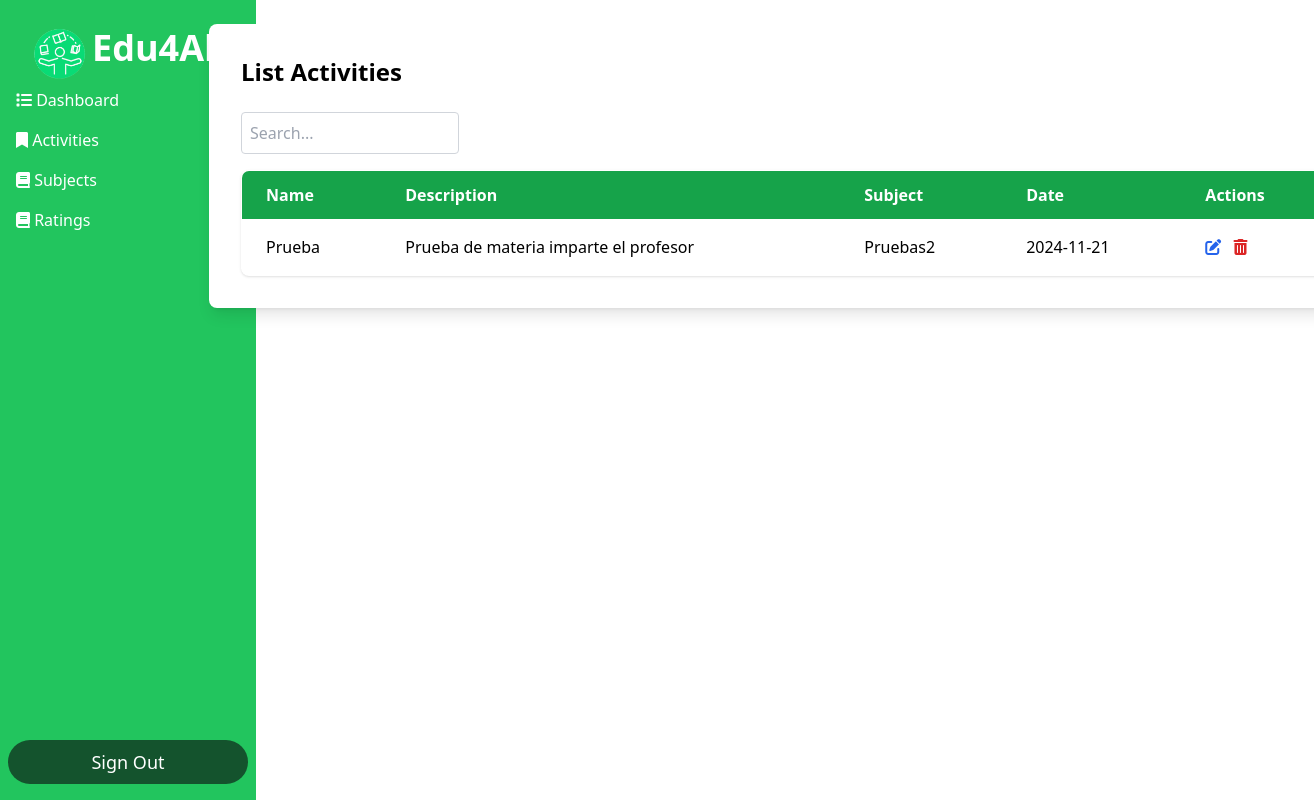
/Dashboard_Alumno/dashboard.php?action=listar_actividades (signed in), run on the app's committed database.
### tables this page shows
CREATE TABLE `actividades` (
  `id` int(11) NOT NULL,
  `nombre_actividad` varchar(100) DEFAULT NULL,
  `descripcion` text DEFAULT NULL,
  `fk_materia` int(11) DEFAULT NULL,
  `fecha` varchar(10) NOT NULL
);

CREATE TABLE `programas` (
  `id` int(11) NOT NULL,
  `nombre_materia` varchar(100) DEFAULT NULL,
  `objetivos` text DEFAULT NULL,
  `unidad` varchar(50) DEFAULT NULL,
  `mtimparte` int(11) NOT NULL
);

### Conexion/conexion.php (called while the page is built, shortened)
<?php
	class Conexion
	{
		private $host='localhost';
		private $usuario='root';
		private $password = '';
		private $base='escuela';
		public $sentencia;
		private $conexion;
		private function abrir_conexion(){
			$this->conexion = new mysqli($this->host,$this->usuario,$this->password,$this->base);
		}
		public function obtener_sentencia(){
			$result = $this->conexion->query($this->sentencia);
			return $result;
		}
	}
?>

### Conexion/contacto.php (called while the page is built, shortened)
<?php
    include ("conexion.php");
    class Contacto extends Conexion {
        public function consultar_actividades() {
            $this->sentencia = "
                SELECT actividades.*, programas.nombre_materia
                FROM actividades
                JOIN programas ON actividades.fk_materia = programas.id";
            $resultado = $this->obtener_sentencia();
            return $resultado;
        }
    }
?>

### Dashboard_Alumno/listaractividades.php (the view, shortened to what this page needs)
<?php
require_once("../Conexion/contacto.php");
$obj = new Contacto();
$materia_filtrada = isset($_POST['materia_filtrada']) ? $_POST['materia_filtrada'] : '';
if ($materia_filtrada !== '') {
    $resultado = $obj->consultar_actividades_por_materia($materia_filtrada);
} else {
    $resultado = $obj->consultar_actividades();
}
?>
<div class="max-w-6xl translate-x-32 mx-auto bg-white p-8 rounded-lg shadow-lg">
    <h1 class="text-2xl font-bold mb-6">List Activities</h1>
    <input type="text" id="commandPalette" placeholder="Search..." class="block w-1/5 p-2 border border-gray-300 rounded mb-4">
    <table class="min-w-full table-auto border-collapse border border-gray-300 rounded-lg overflow-hidden shadow">
        <thead>
            <tr class="bg-green-600 text-white">
                <th class="px-6 py-3 text-left">Name</th>
                <th class="px-6 py-3 text-left">Description</th>
                <th class="px-6 py-3 text-left">Subject</th>
                <th class="px-6 py-3 text-left">Date</th>
                <th class="px-6 py-3 text-left">Actions</th>
            </tr>
        </thead>
        <tbody id="userTable">
            <?php while ($registro = $resultado->fetch_assoc()): ?>
                <tr class="even:bg-gray-100 hover:bg-gray-200">
                    <td class="px-6 py-4"><?php echo htmlspecialchars($registro["nombre_actividad"]); ?></td>
                    <td class="px-6 py-4"><?php echo htmlspecialchars($registro["descripcion"]); ?></td>
                    <td class="px-6 py-4"><?php echo htmlspecialchars($registro["nombre_materia"]); ?></td>
                    <td class="px-6 py-4"><?php echo htmlspecialchars($registro["fecha"]); ?></td>
                    <td class="px-6 py-4">
                        <form action="" method="POST" style="display:inline;">
                            <button type="submit" name="modificarBtn" class="relative group text-blue-600 hover:text-blue-800 mr-2">
                                <i class="fas fa-edit"></i>
                            </button>
                        </form>
                        <a href="#" onclick="mostrarModal(<?php echo $registro['id']; ?>)" class="relative group text-red-600 hover:text-red-800">
                            <i class="fas fa-trash-alt"></i>
                        </a>
                    </td>
                </tr>
            <?php endwhile; ?>
        </tbody>
    </table>
</div>

### data on the page
actividades: nombre_actividad "Prueba", descripcion "Prueba de materia imparte el profesor", fk_materia.nombre_materia "Pruebas2", fecha "2024-11-21"
